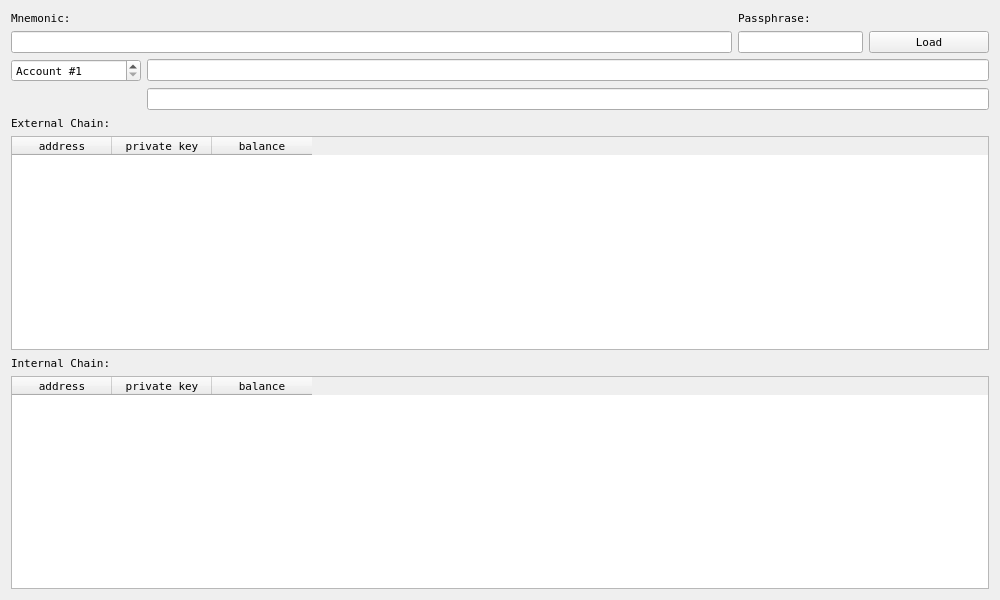
<?xml version="1.0" encoding="UTF-8"?>
<ui version="4.0">
 <class>MainWindow</class>
 <widget class="QMainWindow" name="MainWindow">
  <property name="geometry">
   <rect>
    <x>0</x>
    <y>0</y>
    <width>1000</width>
    <height>600</height>
   </rect>
  </property>
  <property name="font">
   <font>
    <family>DejaVu Sans Mono</family>
    <pointsize>8</pointsize>
   </font>
  </property>
  <property name="windowTitle">
   <string>detahard</string>
  </property>
  <widget class="QWidget" name="centralWidget">
   <layout class="QGridLayout" name="gridLayout">
    <item row="4" column="1" colspan="3">
     <widget class="QLineEdit" name="lineXpub"/>
    </item>
    <item row="1" column="2">
     <widget class="QLineEdit" name="editPassphrase">
      <property name="sizePolicy">
       <sizepolicy hsizetype="Fixed" vsizetype="Fixed">
        <horstretch>0</horstretch>
        <verstretch>0</verstretch>
       </sizepolicy>
      </property>
     </widget>
    </item>
    <item row="1" column="3">
     <widget class="QPushButton" name="buttonLoad">
      <property name="sizePolicy">
       <sizepolicy hsizetype="Fixed" vsizetype="Fixed">
        <horstretch>0</horstretch>
        <verstretch>0</verstretch>
       </sizepolicy>
      </property>
      <property name="maximumSize">
       <size>
        <width>120</width>
        <height>16777215</height>
       </size>
      </property>
      <property name="text">
       <string>Load</string>
      </property>
     </widget>
    </item>
    <item row="7" column="0" colspan="4">
     <widget class="QTableWidget" name="listAddress">
      <column>
       <property name="text">
        <string>address</string>
       </property>
      </column>
      <column>
       <property name="text">
        <string>private key</string>
       </property>
      </column>
      <column>
       <property name="text">
        <string>balance</string>
       </property>
      </column>
     </widget>
    </item>
    <item row="9" column="0" colspan="4">
     <widget class="QTableWidget" name="listChange">
      <column>
       <property name="text">
        <string>address</string>
       </property>
      </column>
      <column>
       <property name="text">
        <string>private key</string>
       </property>
      </column>
      <column>
       <property name="text">
        <string>balance</string>
       </property>
      </column>
     </widget>
    </item>
    <item row="0" column="0">
     <widget class="QLabel" name="labelMnemonic">
      <property name="text">
       <string>Mnemonic:</string>
      </property>
     </widget>
    </item>
    <item row="0" column="2">
     <widget class="QLabel" name="labelPassphrase">
      <property name="text">
       <string>Passphrase:</string>
      </property>
     </widget>
    </item>
    <item row="5" column="0">
     <widget class="QLabel" name="labelExternal">
      <property name="text">
       <string>External Chain:</string>
      </property>
     </widget>
    </item>
    <item row="8" column="0">
     <widget class="QLabel" name="labelInternal">
      <property name="text">
       <string>Internal Chain:</string>
      </property>
     </widget>
    </item>
    <item row="2" column="0">
     <widget class="QSpinBox" name="spinAccount">
      <property name="maximumSize">
       <size>
        <width>130</width>
        <height>16777215</height>
       </size>
      </property>
      <property name="prefix">
       <string>Account #</string>
      </property>
      <property name="minimum">
       <number>1</number>
      </property>
      <property name="maximum">
       <number>2147483647</number>
      </property>
     </widget>
    </item>
    <item row="1" column="0" colspan="2">
     <widget class="QLineEdit" name="editMnemonic"/>
    </item>
    <item row="2" column="1" colspan="3">
     <widget class="QLineEdit" name="lineXprv"/>
    </item>
   </layout>
  </widget>
 </widget>
 <layoutdefault spacing="6" margin="11"/>
 <tabstops>
  <tabstop>editMnemonic</tabstop>
  <tabstop>editPassphrase</tabstop>
  <tabstop>buttonLoad</tabstop>
  <tabstop>spinAccount</tabstop>
  <tabstop>listAddress</tabstop>
  <tabstop>listChange</tabstop>
 </tabstops>
 <resources/>
 <connections/>
</ui>
